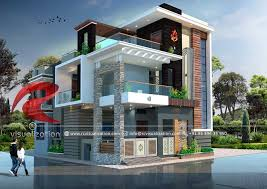
#> input picture gallery.jpg, 267 x 189 px
$ jupyter execute --allow-errors All_Predict.ipynb   (shell and % lines are left out)
#> lines starting #> are read from the running program, lines starting #| are printed output that depends on the picture
[cell 1]
import numpy as np
import matplotlib.pyplot as plt
import pandas as pd
import seaborn as sns
from sklearn.metrics import mean_squared_error,r2_score
from sklearn.model_selection import train_test_split
from sklearn.preprocessing import MinMaxScaler
from sklearn.linear_model import LinearRegression

#> (a cell that did not finish here is left out)

#> (a cell that did not finish here is left out)

#> (a cell that did not finish here is left out)

#> (a cell that did not finish here is left out)

#> (a cell that did not finish here is left out)

[cell 7]
#fitting linear regression line

# creating object of LinearRegression
lin = LinearRegression()

# fitting line in data values
#> (the rest of this cell did not finish here and is left out)

[cell 8]
#calculation of average percentage error in predicted price for train set
per=[]
import math
#> (the rest of this cell did not finish here and is left out)

[cell 9]
#calculation of average percentage error in predicted price for test set
per1=[]
import math
#> (the rest of this cell did not finish here and is left out)

#> (a cell that did not finish here is left out)

#> (a cell that did not finish here is left out)

[cell 12]
import cv2

[cell 13]
img1 = cv2.imread('gallery.jpg',1)
#> img1 is the input picture: shape (189, 267, 3); mean B, G, R 124.4, 121.1, 111.7
img2 = cv2.imread('hou2.jpg',1)
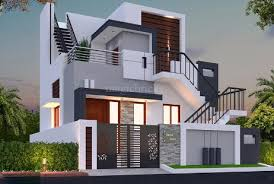
#> input picture hou2.jpg, 274 x 184 px
#> img2 is the input picture: shape (184, 274, 3); mean B, G, R 120.9, 120.4, 120.5
img3 = cv2.imread('hou1.jog.jpg',1)
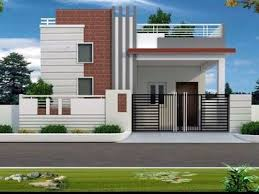
#> input picture hou1.jog.jpg, 259 x 194 px
#> img3 is the input picture: shape (194, 259, 3); mean B, G, R 124.4, 128.2, 119.8

[cell 14]
# Predicting prices
flag=0
#> (the rest of this cell did not finish here and is left out)

[cell 15]
ind=int(input("\nEnter the index no from above data for which you want to predict price,and data is in NORMALIZED FORM: "))
#> the answer given: 3
